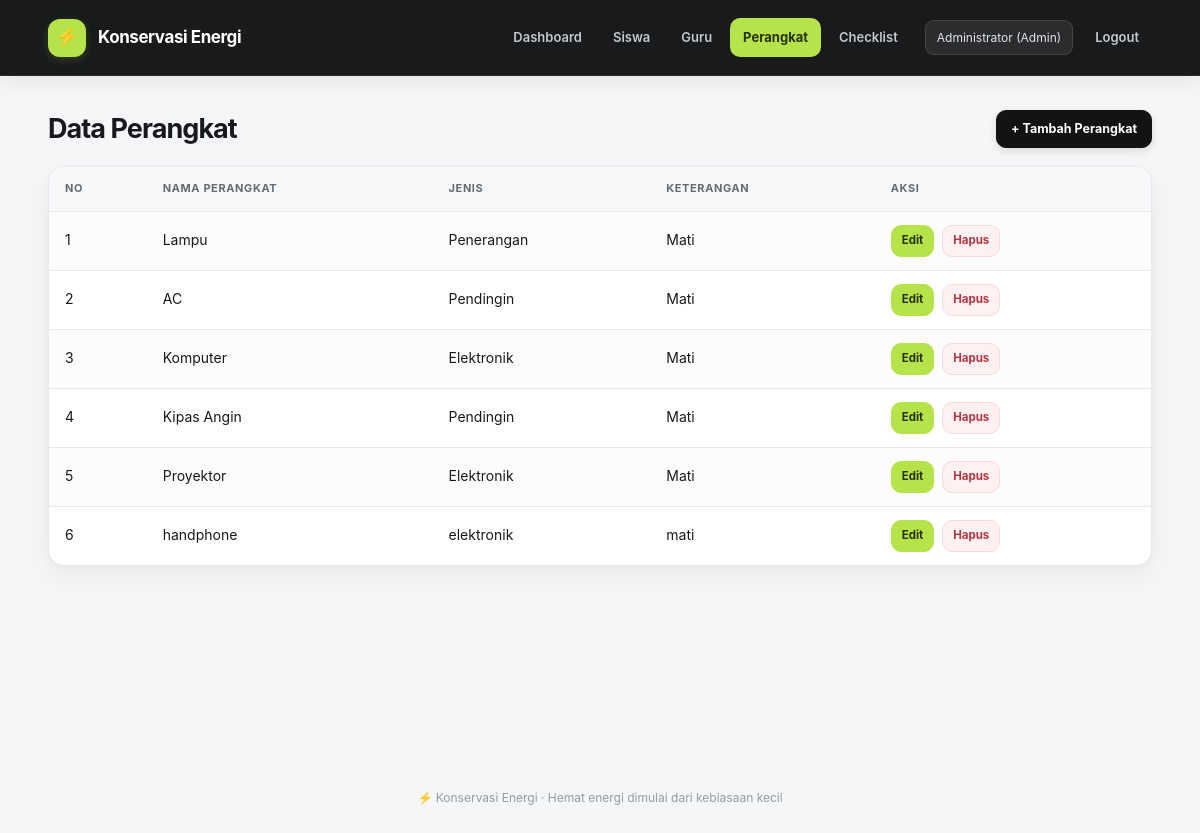
Page /perangkat.php (signed in) on the committed database.
### tables this page shows
CREATE TABLE `perangkat` (
  `id_perangkat` int(11) NOT NULL,
  `nama_perangkat` varchar(100) NOT NULL,
  `jenis` varchar(50) NOT NULL,
  `keterangan` text NOT NULL
);

### auth.php (called while the page is built, shortened)
<?php
function e($s) { return htmlspecialchars((string)$s, ENT_QUOTES, 'UTF-8'); }
function can($perm) {
    static $map = [
        'siswa.view'       => ['Admin'],
        'siswa.add'        => ['Admin'],
        'siswa.edit'       => ['Admin'],
        'siswa.delete'     => ['Admin'],
        'guru.view'        => ['Admin'],
        'guru.add'         => ['Admin'],
        'guru.edit'        => ['Admin'],
        'guru.delete'      => ['Admin'],
        'perangkat.view'   => ['Admin'],
        'perangkat.add'    => ['Admin'],
        'perangkat.edit'   => ['Admin'],
        'perangkat.delete' => ['Admin'],
        'checklist.view'   => ['Admin', 'Guru', 'Siswa'],
        'checklist.add'    => ['Admin', 'Guru', 'Siswa'],
        'checklist.export' => ['Admin', 'Guru'],
        'checklist.delete' => ['Admin'],
    ];
    return in_array($_SESSION['level'] ?? '', $map[$perm] ?? [], true);
}
function require_can($perm) {
    if (can($perm)) return;
    include __DIR__ . '/includes/header.php';
    include __DIR__ . '/includes/footer.php';
    exit;
}

### perangkat.php (the view, shortened to what this page needs)
<?php
require 'auth.php';
$data = mysqli_query($conn, "SELECT * FROM perangkat ORDER BY id_perangkat");
include 'includes/header.php';
?>
<div class="header-row"><h2>Data Perangkat</h2><?php if (can('perangkat.add')): ?><a class="btn primary" href="perangkat_tambah.php">+ Tambah Perangkat</a><?php endif; ?></div>
<table>
<tr><th>No</th><th>Nama Perangkat</th><th>Jenis</th><th>Keterangan</th><th>Aksi</th></tr>
<?php $no = 1; while ($r = mysqli_fetch_assoc($data)): ?>
<tr>
    <td><?= $no++ ?></td><td><?= e($r['nama_perangkat']) ?></td><td><?= e($r['jenis']) ?></td><td><?= e($r['keterangan']) ?></td>
    <td class="aksi">
        <?php if (can('perangkat.edit')): ?><a class="btn warning" href="perangkat_edit.php?id=<?= (int)$r['id_perangkat'] ?>">Edit</a><?php endif; ?>
        <?php if (can('perangkat.delete')): ?><form method="post" action="perangkat_hapus.php" onsubmit="return confirm('Hapus perangkat ini? Detail checklist terkait ikut terhapus.')">
            <?= csrf_field() ?><input type="hidden" name="id" value="<?= (int)$r['id_perangkat'] ?>"><button class="btn danger">Hapus</button>
        </form><?php endif; ?>
    </td>
</tr>
<?php endwhile; ?>
</table>
<?php include 'includes/footer.php'; ?>

### includes/header.php (shortened to what this page needs)
<?php
$cur = basename($_SERVER['PHP_SELF']);
function nav_active($files) { global $cur; return in_array($cur, (array)$files) ? ' class="active"' : ''; }
?>
<!DOCTYPE html>
<html lang="id">
<head>
<link rel="stylesheet" href="assets/style.css">
</head>
<body>
<div class="nav">
    <div class="title"><span class="logo">⚡</span>Konservasi Energi</div>
    <div>
        <a href="index.php"<?= nav_active('index.php') ?>>Dashboard</a>
        <?php if (can('siswa.view')): ?><a href="siswa.php"<?= nav_active(['siswa.php','siswa_tambah.php','siswa_edit.php']) ?>>Siswa</a><?php endif; ?>
        <?php if (can('guru.view')): ?><a href="guru.php"<?= nav_active(['guru.php','guru_tambah.php','guru_edit.php']) ?>>Guru</a><?php endif; ?>
        <?php if (can('perangkat.view')): ?><a href="perangkat.php"<?= nav_active(['perangkat.php','perangkat_tambah.php','perangkat_edit.php']) ?>>Perangkat</a><?php endif; ?>
        <a href="checklist.php"<?= nav_active(['checklist.php','checklist_tambah.php','checklist_detail.php']) ?>>Checklist</a>
        <span class="user"><?= e($_SESSION['nama']) ?> (<?= e($_SESSION['level']) ?>)</span>
        <a href="logout.php">Logout</a>
    </div>
</div>
<div class="container">

### includes/footer.php
</div>
<div class="footer">⚡ Konservasi Energi &middot; Hemat energi dimulai dari kebiasaan kecil</div>
</body>
</html>

### assets/style.css (style rules this page uses)
:root { color-scheme:light;--ink:#17191c;--muted:#747982;--bg:#f5f6f7;--surface:#fff;--line:#e6e8eb;--line-strong:#d7dbe0;--black:#111315;--accent:#b7e34a;--accent-ink:#26320b;--green:#27845d;--green-soft:#e9f6ef;--red:#c94a55;--red-soft:#fff0f1;--radius:16px;--shadow:0 2px 8px rgba(17,19,21,.035),0 12px 30px rgba(17,19,21,.045);--shadow-hover:0 8px 24px rgba(17,19,21,.09) }
* { box-sizing:border-box }
html { -webkit-text-size-adjust:100%;scroll-behavior:smooth }
body { margin:0;min-height:100vh;color:var(--ink);background:var(--bg);font-family:Inter,ui-sans-serif,system-ui,-apple-system,BlinkMacSystemFont,"Segoe UI",sans-serif;font-size:14px;line-height:1.6;-webkit-font-smoothing:antialiased }
a { color:inherit;text-decoration:none }
button,input,select,textarea { font:inherit }
h1,h2,h3,h4 { color:var(--ink);letter-spacing:-.035em }
h2 { font-size:27px;line-height:1.25;font-weight:750;margin:0 0 7px }
.nav { position:sticky;top:0;z-index:20;min-height:76px;padding:13px max(4%,calc((100% - 1320px)/2));display:flex;align-items:center;justify-content:space-between;gap:14px 24px;flex-wrap:wrap;color:#fff;background:rgba(17,19,21,.97);border-bottom:1px solid rgba(255,255,255,.08);box-shadow:0 5px 20px rgba(17,19,21,.08);backdrop-filter:blur(14px) }
.nav .title { display:flex;align-items:center;gap:12px;font-size:17px;font-weight:750;letter-spacing:-.025em;white-space:nowrap }
.nav .logo { width:38px;height:38px;display:inline-flex;align-items:center;justify-content:center;color:var(--accent-ink);background:var(--accent);border-radius:12px;font-size:19px;box-shadow:0 3px 10px rgba(183,227,74,.18) }
.nav>div:last-child { display:flex;align-items:center;gap:5px;flex-wrap:wrap }
.nav a { margin:0;padding:9px 13px;border-radius:10px;color:#c5c8cc;font-size:13px;font-weight:600;transition:background .2s,color .2s }
.nav a.active { color:var(--accent-ink);background:var(--accent);font-weight:750 }
.nav .user { margin:0 4px 0 9px;padding:7px 11px;color:#e2e4e7;background:rgba(255,255,255,.08);border:1px solid rgba(255,255,255,.12);border-radius:9px;font-size:12px }
.container { width:min(92%,1320px);margin:34px auto 28px;min-height:calc(100vh - 160px) }
.header-row { display:flex;justify-content:space-between;align-items:center;gap:14px;flex-wrap:wrap;margin-bottom:18px }
.header-row h2 { margin:0 }
.header-row h2:before { content:none }
.footer { max-width:1320px;margin:0 auto;text-align:center;color:#969ba2;font-size:12px;padding:10px 4% 30px }
button,.btn { display:inline-flex;align-items:center;justify-content:center;gap:7px;min-height:38px;padding:9px 14px;border:1px solid transparent;border-radius:10px;cursor:pointer;font-weight:680;font-size:12.5px;line-height:1.3;font-family:inherit;transition:background .18s ease,color .18s ease,border-color .18s ease,box-shadow .18s ease,transform .18s ease }
.btn.primary { background:var(--black);color:#fff;border-color:var(--black);box-shadow:0 3px 8px rgba(17,19,21,.12) }
.btn.danger { background:var(--red-soft);color:#b33541;border-color:#f5d9dc }
.btn.warning { background:var(--accent);color:var(--accent-ink);border-color:var(--accent) }
table { width:100%;border-collapse:separate;border-spacing:0;background:var(--surface);margin-top:18px;border-radius:var(--radius);overflow:hidden;border:1px solid var(--line);box-shadow:var(--shadow) }
th,td { padding:13px 16px;text-align:left;vertical-align:middle;border-bottom:1px solid var(--line) }
th { background:#f7f8f9;color:#656b73;font-size:11px;font-weight:750;letter-spacing:.055em;text-transform:uppercase;white-space:nowrap }
tr:last-child td { border-bottom:0 }
table tr:nth-child(even) td { background:#fcfcfd }
td.aksi { white-space:nowrap;display:table-cell }
td.aksi form { display:inline;margin:0 }
td.aksi .btn,td.aksi button { min-height:32px;padding:6px 10px;font-size:11.5px }
td.aksi>* { margin-right:4px }
::placeholder { color:#a1a6ad }

### rows in the picture
perangkat: nama_perangkat "Lampu", jenis "Penerangan", keterangan "Mati"
perangkat: nama_perangkat "AC", jenis "Pendingin", keterangan "Mati"
perangkat: nama_perangkat "Komputer", jenis "Elektronik", keterangan "Mati"
perangkat: nama_perangkat "Kipas Angin", jenis "Pendingin", keterangan "Mati"
perangkat: nama_perangkat "Proyektor", jenis "Elektronik", keterangan "Mati"
perangkat: nama_perangkat "handphone", jenis "elektronik", keterangan "mati"

### other values in the picture
$_SESSION['nama'] "Administrator"
$_SESSION['level'] "Admin"
